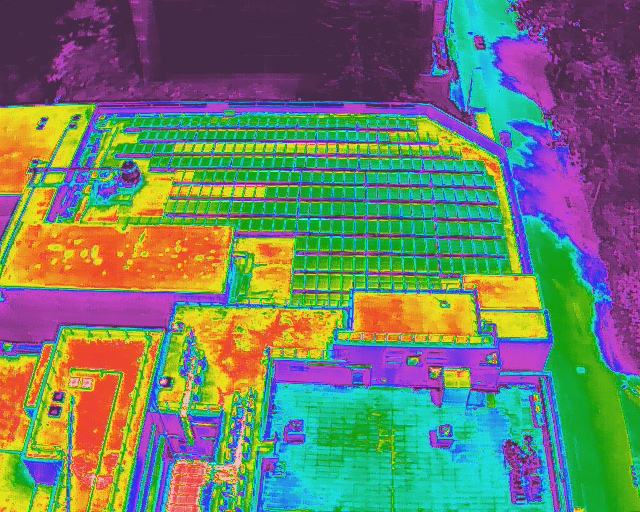
#> input picture DJI_0519_T.JPG, 640 x 512 px
$ python fixed_size_panel_detection.py -i DJI_0519_T.JPG
#> lines starting #> are read from the running program, lines starting #| are printed output that depends on the picture; after the words box and inside, x2 and y2 are one past the last pixel; in counts of white or black regions, pixels touching at a corner belong together
#!/usr/bin/env python
# -*- coding: utf-8 -*-

import argparse
import json
import os
from datetime import datetime
from typing import Any, Dict, List, Tuple

import cv2
import numpy as np


class FixedSizePanelDetector:
    """
    基于固定尺寸特征的光伏板检测算法
    利用光伏板尺寸相对固定的特点进行精确检测
    """

    def __init__(self, debug_mode: bool = True):
        self.debug_mode = debug_mode
        self.rgb_image = None
        self.debug_dir = None
        self.image_height = 0
        self.image_width = 0

        # 光伏板的预期尺寸范围（像素）
        self.expected_panel_width = (80, 150)   # 预期宽度范围
        self.expected_panel_height = (80, 150)  # 预期高度范围
        self.expected_aspect_ratio = (0.8, 1.3) # 预期长宽比范围

    def load_image(self, image_path: str) -> np.ndarray:
        """加载RGB图像"""
#> called with image_path = 'DJI_0519_T.JPG'
        self.rgb_image = cv2.imread(image_path)
#> self.rgb_image is the input picture: shape (512, 640, 3); mean B, G, R 106.6, 126.1, 109.7
        if self.rgb_image is None:
            raise FileNotFoundError(f"无法加载图像: {image_path}")

        self.image_height, self.image_width = self.rgb_image.shape[:2]
        print(f"图像尺寸: {self.image_width} x {self.image_height}")
#| 图像尺寸: 640 x 512

        # 创建调试目录
        if self.debug_mode:
            timestamp = datetime.now().strftime("%Y%m%d_%H%M%S")
            base_name = os.path.splitext(os.path.basename(image_path))[0]
            self.debug_dir = f"fixed_size_debug_{base_name}_{timestamp}"
            os.makedirs(self.debug_dir, exist_ok=True)

            # 保存原始图像
            cv2.imwrite(os.path.join(self.debug_dir, "01_original.jpg"), self.rgb_image)

        return self.rgb_image

    def extract_blue_panels(self) -> np.ndarray:
        """提取蓝色光伏板区域 - 优化HSV范围"""
        print("提取蓝色光伏板区域...")

        # 转换到HSV色彩空间
        hsv = cv2.cvtColor(self.rgb_image, cv2.COLOR_BGR2HSV)
#> hsv: shape (512, 640, 3); mean H, S, V 89.1, 185.1, 177.2

        # 针对光伏板优化的蓝色范围
        lower_blue = np.array([100, 80, 50])   # 蓝色下限
        upper_blue = np.array([130, 255, 180]) # 蓝色上限

        # 创建蓝色掩码
        blue_mask = cv2.inRange(hsv, lower_blue, upper_blue)
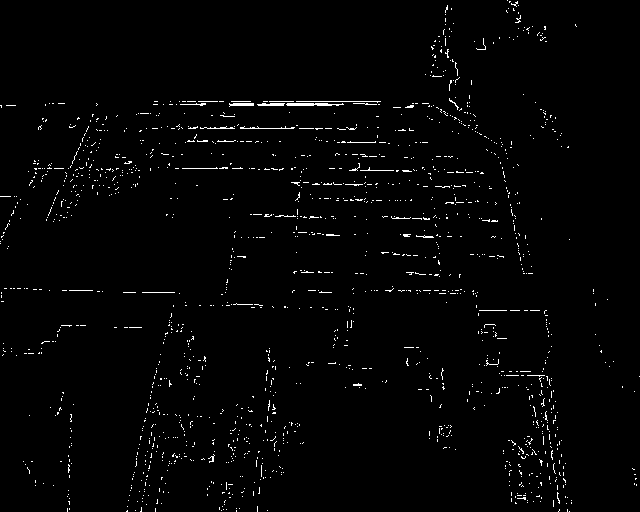
#> blue_mask: shape (512, 640); 1.7% white in thin lines or dots

        # 形态学操作去除噪声
        kernel = np.ones((3, 3), np.uint8)
        blue_mask = cv2.morphologyEx(blue_mask, cv2.MORPH_OPEN, kernel)
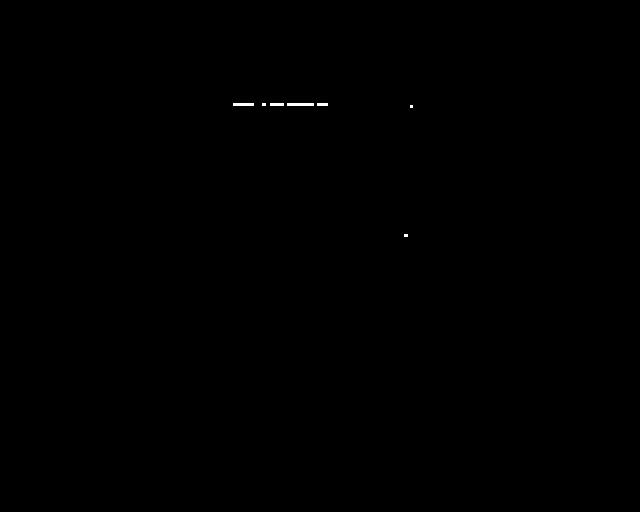
#> blue_mask: shape (512, 640); 0.08% white; 7 white regions (3 under 20 px), largest, box (x1, y1, x2, y2) and area: (287, 103, 314, 106) 81, (233, 103, 254, 106) 63, (270, 103, 284, 106) 42, (317, 103, 328, 106) 33
        blue_mask = cv2.morphologyEx(blue_mask, cv2.MORPH_CLOSE, kernel)

        if self.debug_dir:
            cv2.imwrite(os.path.join(self.debug_dir, "02_hsv.jpg"), hsv)
            cv2.imwrite(os.path.join(self.debug_dir, "03_blue_mask.jpg"), blue_mask)

        return blue_mask

    def detect_precise_edges(self) -> np.ndarray:
        """精确的边缘检测"""
        print("精确边缘检测...")

        # 转换为灰度图
        gray = cv2.cvtColor(self.rgb_image, cv2.COLOR_BGR2GRAY)
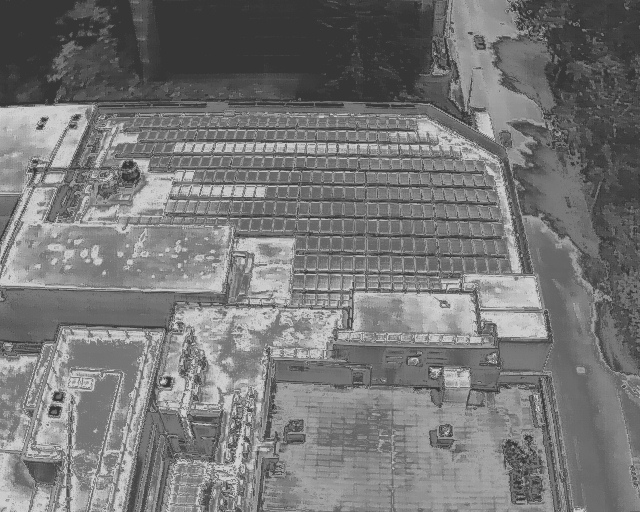
#> gray: shape (512, 640); min 48, max 213, mean 119

        # 使用Canny边缘检测 - 调整参数以获得更好的边缘
        canny_edges = cv2.Canny(gray, 50, 150, apertureSize=3)
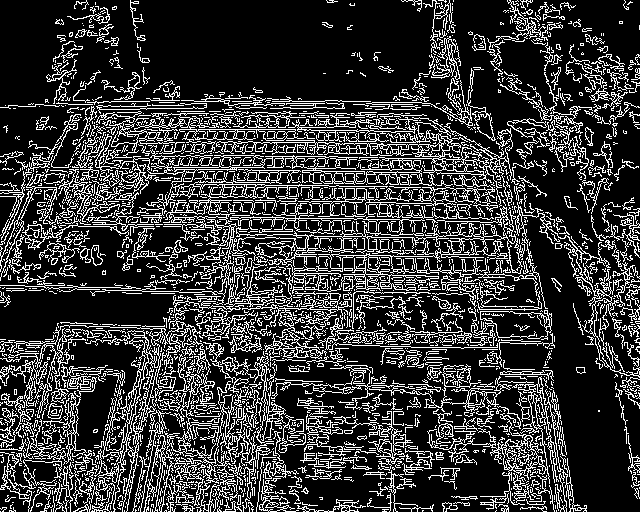
#> canny_edges: shape (512, 640); 22% white in thin lines or dots

        # 形态学操作连接断开的边缘
        kernel = np.ones((2, 2), np.uint8)
        canny_edges = cv2.morphologyEx(canny_edges, cv2.MORPH_CLOSE, kernel)
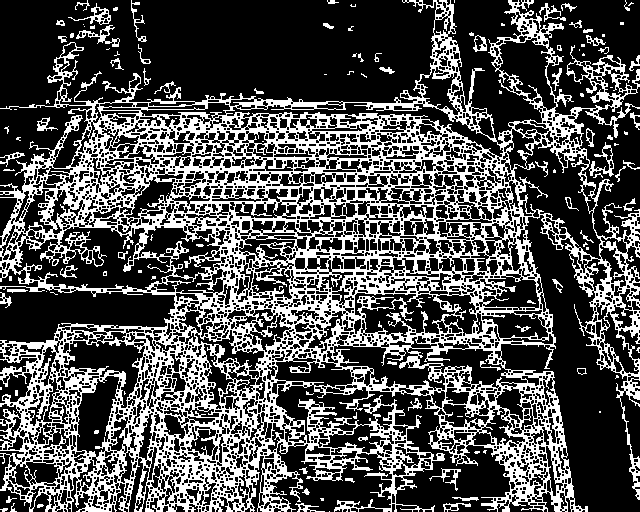
#> canny_edges: shape (512, 640); 31.6% white; 149 white regions (87 under 20 px)

        if self.debug_dir:
            cv2.imwrite(os.path.join(self.debug_dir, "04_canny_edges.jpg"), canny_edges)

        return canny_edges

    def estimate_panel_size(self, blue_mask: np.ndarray) -> Tuple[int, int]:
        """估算单个光伏板的尺寸"""
        print("估算光伏板尺寸...")

        # 查找轮廓
        contours, _ = cv2.findContours(blue_mask, cv2.RETR_EXTERNAL, cv2.CHAIN_APPROX_SIMPLE)
#> contours = 7 contours, 3 with area under 20; largest, box (x1, y1, x2, y2) and area: (287, 103, 314, 106) 52, (233, 103, 254, 106) 40, (270, 103, 284, 106) 26, (317, 103, 328, 106) 20

        widths = []
        heights = []

        for contour in contours:
            area = cv2.contourArea(contour)
            if 2000 < area < 30000:  # 过滤合理大小的轮廓
                x, y, w, h = cv2.boundingRect(contour)
                aspect_ratio = w / h if h > 0 else 0

                # 只考虑长宽比合理的轮廓
                if 0.7 < aspect_ratio < 1.4:
                    widths.append(w)
                    heights.append(h)
#> this loop made 7 passes
#> (contour, area) on passes 3, 4, 5, 7: ([[317, 103], [317, 105], [327, 105], [327, 103]], 20), ([[287, 103], [287, 105], [313, 105], [313, 103]], 52), ([[270, 103], [270, 105], [283, 105], [283, 103]], 26), ([[233, 103], [233, 105], [253, 105], [253, 103]], 40)
#> (the rest of the program and of its run is left out)
